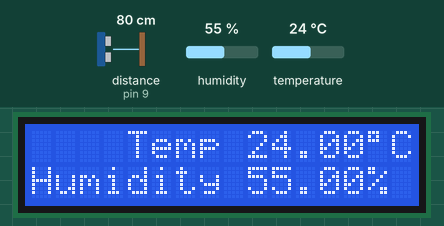
A sketch run on a simulated Arduino Uno, built with avr-gcc and run on an emulated ATmega328P. Parts: 16×2 character LCD. Wiring (inferred from the names in the program): ultrasonic range finder: trigger pin 10; echo pin 9. Inputs (shaded band) come from the test bench; at power-on: distance to the obstacle (sensor on pin 9) 80 cm, humidity 55 %, temperature 24 °C. The echo pulse lasts 58.3 µs per cm; what the sketch prints to the serial monitor is not drawn.

Above: at 6.2 s.
6.3 s: distance to the obstacle (sensor on pin 9) set to 2 cm
At 10.1 s:
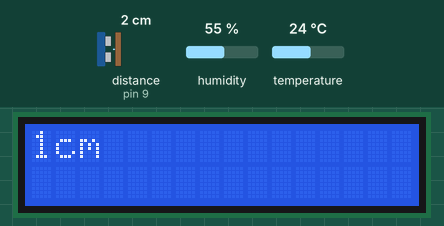
11.8 s: humidity set to 68 %
At 15.4 s:
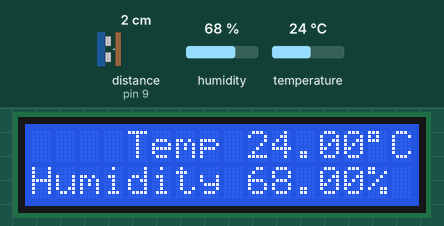
19.1 s: temperature set to 12 °C
At 24.2 s:
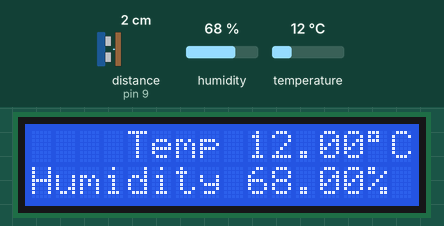
27.4 s: distance to the obstacle (sensor on pin 9) set to 4 cm
At 30.5 s:
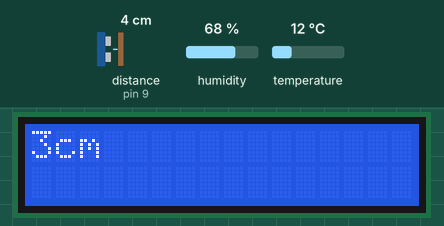
32.7 s: temperature set to 19 °C
At 36.8 s:
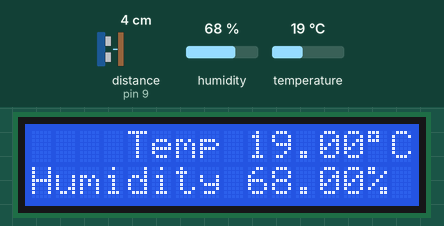
40.0 s: distance to the obstacle (sensor on pin 9) set to 9 cm
At 43.0 s:
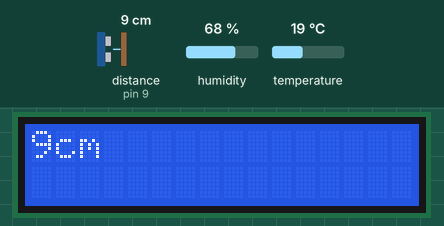
Timing chart, 0 to 44.5 s (numbered marks = the images above; inputs shaded):
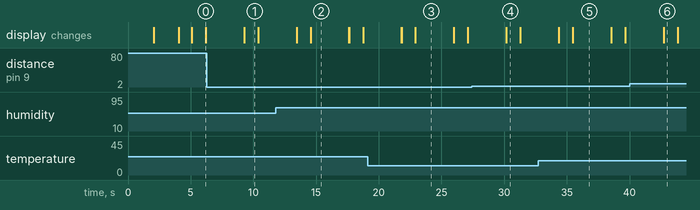

Measured:
- what the display in image 1 shows lasts 1.1 s, from 9.3 s to 10.4 s
- what the display in image 2 shows lasts 3.0 s, from 14.6 s to 17.6 s

The sketch:

20191028.ino
```cpp
#include "Wire.h"
#include "dht11.h"
#include "LiquidCrystal_I2C.h"


dht11 DHT11;

const byte trigPin = 10;  // 超音波模組的觸發腳
const int echoPin = 9;    // 超音波模組的接收腳
unsigned long d;

const byte dataPin = 2;

LiquidCrystal_I2C lcd(0x27,2,1,0,4,5,6,7,3,POSITIVE);


unsigned long ping() {
  digitalWrite(trigPin, HIGH);   // 觸發腳設定成高電位
  delayMicroseconds(5);          // 持續 5 微秒
  digitalWrite(trigPin, LOW);    // 觸發腳設定成低電位

  return pulseIn(echoPin, HIGH); // 傳回高脈衝的持續時間


}

void setup() {
  lcd.begin(16,2);
  lcd.backlight();
  delay(2000);
  lcd.noBacklight();
  delay(2000);
  lcd.backlight();
  delay(1000);
   pinMode(trigPin, OUTPUT);  // 觸發腳設定成「輸出」
  pinMode(echoPin, INPUT);   // 接收腳設定成「輸入」

  Serial.begin(9600);

}

void loop() {

  d = ping() / 58;


  Serial.print(d);       // 顯示距離
  Serial.print("cm");
  Serial.println();


  lcd.setCursor(0,0);
  lcd.print(d);
  lcd.print("cm   ");


  delay(1000);


  /*lcd.setCursor(0,1);
  lcd.print("Good Morning    ");
  delay(3000);
  lcd.setCursor(0,1);
  lcd.print("Nice to meet you");
  delay(3000);
  lcd.setCursor(0,1);
  lcd.print("Have a nice day ");
  delay(3000);*/
int chk = DHT11.read(dataPin);

 Serial.println(chk);
  if (chk == 0) {
     lcd.begin(16, 2);
    lcd.setCursor(4, 0);
  lcd.print("Temp");
  lcd.setCursor(0, 1);
  lcd.print("Humidity");

    lcd.setCursor(9, 0);   // 顯示溫度
    lcd.print((float)DHT11.temperature, 2);
    lcd.print((char) 0xDF);
    lcd.print("C");

    lcd.setCursor(9, 1);   // 顯示濕度
    lcd.print((float)DHT11.humidity, 2);
    lcd.print("%");

     delay(3000);
      lcd.begin(16, 2);
  }


}
```
